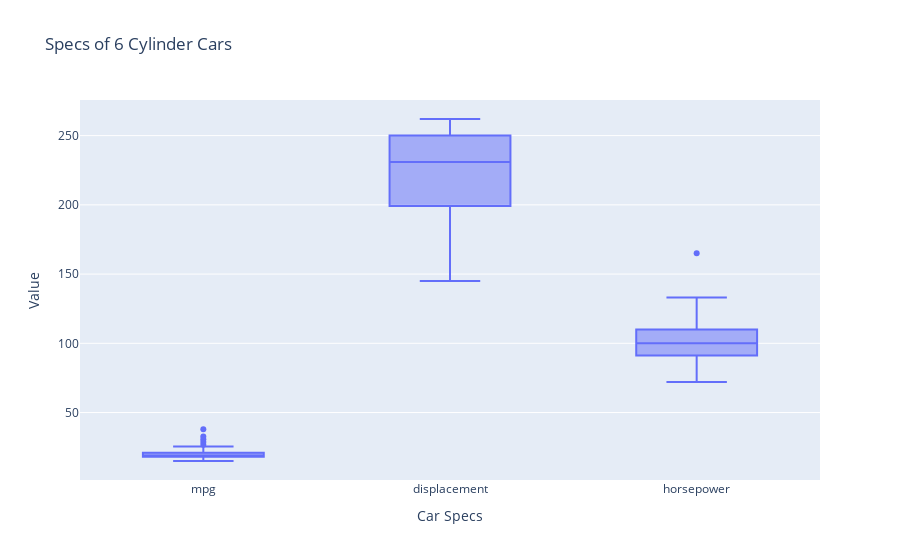

This figure's notebook cell:
### Markdown cell above
<br>
<details>
    <summary>Blockly Hints</summary>
    <ul>
        <li>Notation
            <ul>
                <li><code>A</code> &nbsp;:&nbsp; <code>B</code>&nbsp; means snap blocks A and B together.</li>
                <li><code>A</code> &nbsp;&lt;-&nbsp; <code>B</code>&nbsp; means insert block B into the hole in block A.</li>
            </ul>
        </li>
        <li>Blocks
            <ul>
                <li>freestyle
                    <ul>
                        <li>Unless specifically instructed, use the first block from the FREESTYLE menu.</li>
                    </ul>
                </li>
                <li><code>with .. do .. using ..</code>
                    <ul>
                        <li>The <code>with .. do .. using ..</code> block is found under VARIABLES.</li>
                        <li>You can use the <code>+ -</code> controls on the block to change the number of notches. Unless specifically instructed, the block should not have any empty notches when you click Blocks to Code. </li>
                        <li>If <code>do</code> dropdown says "!Not populated until you execute code", click anywhere in the notebook tab, then click try "Run All Above Selected Cell" from the "Run" menu.</li> 
                        <li>If <code>with .. do .. using ..</code> block does not want to snap together nicely with the <code>set .. to</code> block, try dragging the <code>set .. to</code> block instead.</li>
                    </ul>
                </li>
                </ul>
                </li>
                <li>variable<ul>
                    <li>After it is created, each variable has its own block at the end of the VARIABLES menu.</li>
                </ul>
                </li>
            </ul>
        </li>
    </ul>
</details>

### Code cell
#!response
px.box(cylinder_6, y=y, title=title, labels=labels)

### Figure 1 — Plotly figure (JSON) as saved in the notebook; plotly's stock layout.template omitted (floating-point values rounded to 4 significant figures; data arrays with more than 128 entries replaced by an {"elided": "..."} marker saying what was removed)
{"data": [{"alignmentgroup": "True", "hovertemplate": "Car Specs=%{x}<br>Value=%{y}<extra></extra>", "legendgroup": "", "marker": {"color": "#636efa"}, "name": "", "notched": false, "offsetgroup": "", "orientation": "v", "showlegend": false, "type": "box", "x": {"elided": "249 str values"}, "x0": " ", "xaxis": "x", "y": {"elided": "249 float values"}, "y0": " ", "yaxis": "y"}], "layout": {"autosize": true, "boxmode": "group", "legend": {"tracegroupgap": 0}, "title": {"text": "Specs of 6 Cylinder Cars"}, "xaxis": {"anchor": "y", "autorange": true, "domain": [0, 1], "range": [-0.5, 2.5], "title": {"text": "Car Specs"}, "type": "category"}, "yaxis": {"anchor": "x", "autorange": true, "domain": [0, 1], "range": [1.278, 275.7], "title": {"text": "Value"}, "type": "linear"}}}
